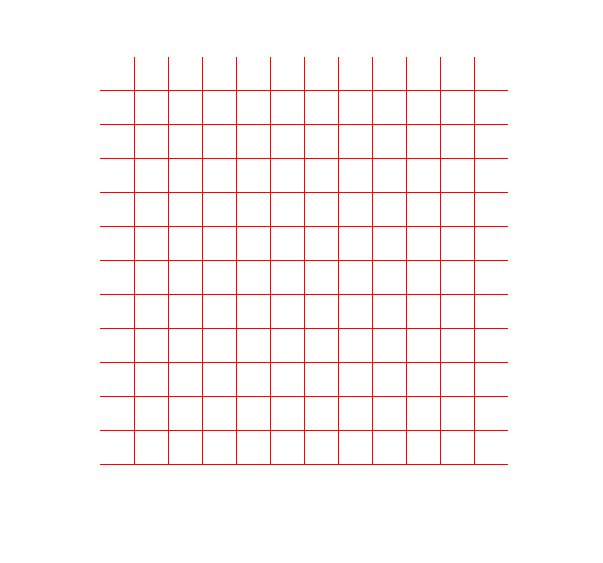

Write the Python code that produced this figure.
from turtle import *

def grid(width_len, height_len, margin_w, margin_h, width_pen):
	# initialisation turtle
	setup()
	setheading(0)
	up()
	goto(0, 0)
	pen(speed=0)
	width(width_pen)
	color("red")

	n = width_len / margin_w
	m = height_len / margin_h

	#Traces horizontales
	for i in range(0, n):
		print(i, margin_w*i)
		goto(0, margin_w * i)
		down()
		forward(height_len)
		up()

	left(90)

	for j in range(1, m):
		goto(margin_h * j, 0)
		down()
		forward(width_len)
		up()

	ht()
